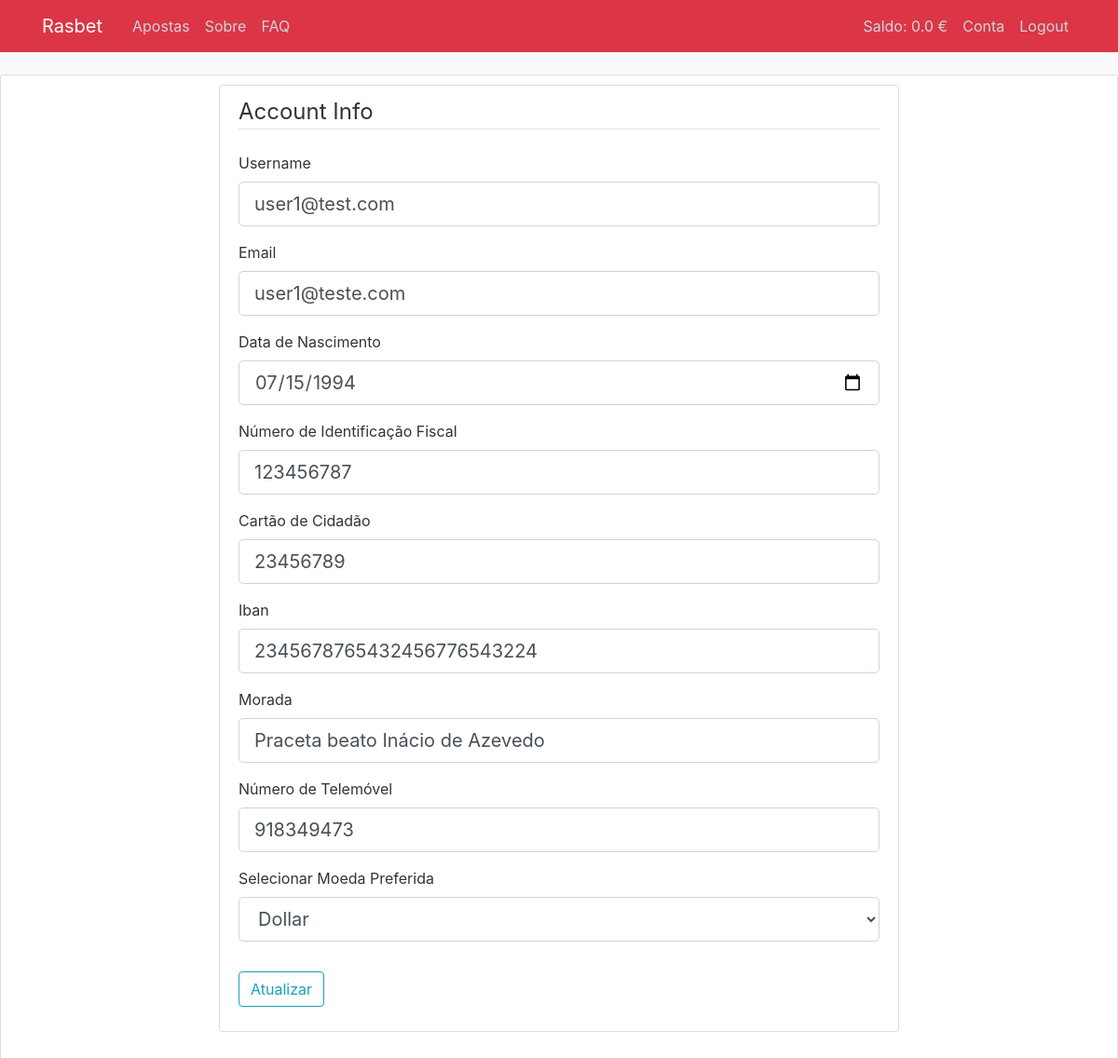
Page /account/update (signed in) on the committed database.
### rasbet/models.py (models this page shows, shortened)
class User(db.Model, UserMixin):
    id = db.Column(db.Integer, primary_key=True, autoincrement=True)
    username = db.Column(db.String(20), unique=True, nullable=False)
    name = db.Column(db.String(50), nullable=False)
    email = db.Column(db.String(120), unique=True, nullable=False)
    password = db.Column(db.String(60), nullable=False)
    birth_date = db.Column(db.DateTime, nullable = False)
    nif = db.Column(db.String(9), unique = True, nullable = False)
    cc = db.Column(db.String(8), unique = True, nullable = False)
    iban = db.Column(db.String(25), nullable = False)
    address = db.Column(db.String(100), nullable = False)
    phone = db.Column(db.String(15), unique=True, nullable = False)
    role = db.Column(db.String(20), unique = False)
    currency_fav = db.Column(db.Integer, db.ForeignKey('currency.id'), nullable=False)
    wallet = db.relationship("Wallet")
    bets = db.relationship("Bet")

### rasbet/routes.py (the view)
@app.route("/account/update", methods=['GET', 'POST'])
@login_required
def update():
    balance = None
    symbol = None
    if current_user.is_authenticated:
        balance = round(Wallet.query.filter_by(user_id=current_user.id,currency_id=current_user.currency_fav).first().balance, 2)
        symbol = Currency.query.filter_by(id=current_user.currency_fav).first().symbol
    form = UpdateAccountForm()
    if form.validate_on_submit():
        current_user.username = form.username.data
        current_user.name = form.name.data
        current_user.email = form.email.data
        current_user.birth_date = form.birth_date.data
        current_user.nif = form.nif.data
        current_user.cc = form.cc.data
        current_user.iban = form.iban.data
        current_user.address = form.address.data
        current_user.phone = form.phone.data
        current_user.currency_fav = form.currency_fav.data
        db.session.commit()
        flash('Your account has been updated!', 'success')
        return redirect(url_for('account'))
    elif request.method == 'GET':
        form.username.data = current_user.username
        form.name.data = current_user.name
        form.email.data = current_user.email
        form.birth_date.data = current_user.birth_date
        form.nif.data = current_user.nif
        form.cc.data = current_user.cc
        form.iban.data = current_user.iban
        form.address.data = current_user.address
        form.currency_fav.data = current_user.currency_fav
        form.phone.data = current_user.phone
    return render_template('update.html', title='Update', form=form, balance=balance, symbol=symbol)

### rasbet/forms.py (shortened to what this page needs)
class UpdateAccountForm(FlaskForm):
    username = StringField('Username', validators=[DataRequired(), Length(min=2, max=20)])
    name = StringField('Nome Completo', validators=[DataRequired()])
    email = StringField('Email', validators=[DataRequired(), Email()])
    birth_date = DateField('Data de Nascimento', validators=[DataRequired()])
    nif = StringField('Número de Identificação Fiscal', validators=[DataRequired(), Length(min=9, max=9)])
    cc = StringField('Cartão de Cidadão', validators=[DataRequired(), Length(min=8, max=8)])
    iban = StringField('Iban', validators=[DataRequired(), Length(min=25, max=25)])
    address = StringField('Morada', validators=[DataRequired(), Length(max=100)])
    phone = StringField('Número de Telemóvel', validators=[DataRequired()])
    currency_fav = SelectField(u'Selecionar Moeda Preferida', choices=currencyList(), validators=[DataRequired()])
    submit = SubmitField('Atualizar')

### rasbet/models.py (called while the page is built)
@login_manager.user_loader
def load_user(user_id):
    return User.query.get(int(user_id))

### rasbet/templates/update.html (shortened to what this page needs)
{% extends "layout.html" %}
{% block content %}
<div class="col-md-8 mx-auto">
    <div class="content-section">
        <form method="POST" action="">
            <fieldset class="form-group">
                <legend class="border-bottom mb-4">Account Info</legend>
                <div class="form-group">
                    {{ form.username.label(class="form-control-label") }}
                    {% if form.username.errors %}
                        {{ form.username(class="form-control form-control-lg is-invalid") }}
                        <div class="invalid-feedback">
                            {% for error in form.username.errors %}
                             <span>{{ error }}</span>
                            {% endfor %}
                        </div>
                    {% else %}
                        {{ form.username(class="form-control form-control-lg") }}
                    {% endif %}
                </div>
                <div class="form-group">
                    {{ form.email.label(class="form-control-label") }}
                    {% if form.email.errors %}
                        {{ form.email(class="form-control form-control-lg is-invalid") }}
                        <div class="invalid-feedback">
                            {% for error in form.email.errors %}
                             <span>{{ error }}</span>
                             {% endfor %}
                        </div>
                    {% else %}
                        {{ form.email(class="form-control form-control-lg") }}
                    {% endif %}
                </div>
                <div class="form-group">
                    {{ form.birth_date.label(class="form-control-label") }}
                    {% if form.birth_date.errors %}
                        {{ form.birth_date(class="form-control form-control-lg is-invalid") }}
                        <div class="invalid-feedback">
                            {% for error in form.birth_date.errors %}
                             <span>{{ error }}</span>
                            {% endfor %}
                        </div>
                    {% else %}
                        {{ form.birth_date(class="form-control form-control-lg") }}
                    {% endif %}
                </div>
                <div class="form-group">
                    {{ form.nif.label(class="form-control-label") }}
                    {% if form.nif.errors %}
                        {{ form.nif(class="form-control form-control-lg is-invalid") }}
                        <div class="invalid-feedback">
                            {% for error in form.nif.errors %}
                             <span>{{ error }}</span>
                            {% endfor %}
                        </div>
                    {% else %}
                        {{ form.nif(class="form-control form-control-lg") }}
                    {% endif %}
                </div>
                <div class="form-group">
                    {{ form.cc.label(class="form-control-label") }}
                    {% if form.cc.errors %}
                        {{ form.cc(class="form-control form-control-lg is-invalid") }}
                        <div class="invalid-feedback">
                            {% for error in form.cc.errors %}
                             <span>{{ error }}</span>
                            {% endfor %}
                        </div>
                    {% else %}
                        {{ form.cc(class="form-control form-control-lg") }}
                    {% endif %}
                </div>
                <div class="form-group">
                    {{ form.iban.label(class="form-control-label") }}
                    {% if form.iban.errors %}
                        {{ form.iban(class="form-control form-control-lg is-invalid") }}
                        <div class="invalid-feedback">
                            {% for error in form.iban.errors %}
                             <span>{{ error }}</span>
                            {% endfor %}
                        </div>
                    {% else %}
                        {{ form.iban(class="form-control form-control-lg") }}
                    {% endif %}
                </div>
                <div class="form-group">
                    {{ form.address.label(class="form-control-label") }}
                    {% if form.address.errors %}
                        {{ form.address(class="form-control form-control-lg is-invalid") }}
                        <div class="invalid-feedback">
                            {% for error in form.address.errors %}
                             <span>{{ error }}</span>
                            {% endfor %}
                        </div>
                    {% else %}
                        {{ form.address(class="form-control form-control-lg") }}
                    {% endif %}
                </div>
                <div class="form-group">
                    {{ form.phone.label(class="form-control-label") }}
                    {% if form.phone.errors %}
                        {{ form.phone(class="form-control form-control-lg is-invalid") }}
                        <div class="invalid-feedback">
                            {% for error in form.phone.errors %}
                             <span>{{ error }}</span>
                            {% endfor %}
                        </div>
                    {% else %}
                        {{ form.phone(class="form-control form-control-lg") }}
                    {% endif %}
                </div>
                <div class="form-group">
                    {{ form.currency_fav.label(class="form-control-label") }}
                    {% if form.currency_fav.errors %}
                        {{ form.currency_fav(class="form-control form-control-lg is-invalid") }}
                        <div class="invalid-feedback">
                            {% for error in form.currency_fav.errors %}
                             <span>{{ error }}</span>
                            {% endfor %}
                        </div>
                    {% else %}
                        {{ form.currency_fav(class="form-control form-control-lg") }}
                    {% endif %}
                </div>
            </fieldset>
            <div class="form-group">
                {{ form.submit(class="btn btn-outline-info") }}
            </div>
        </form>
    </div>
</div>
{% endblock %}

### rasbet/static/main.css (style rules this page uses)
body { background: #fafafa; color: #333333; margin-top: 5rem; }
.content-section { background: #ffffff; padding: 10px 20px; border: 1px solid #dddddd; border-radius: 3px; margin-bottom: 20px; }

### rows in the picture
User: username "user1@test.com", email "user1@teste.com", birth_date "07/15/1994", nif "123456787", cc "23456789", iban "2345678765432456776543224", address "Praceta beato Inácio de Azevedo", phone "918349473", currency_fav "Dollar"

### other values in the picture
{{ balance }} "0.0"
{{ symbol }} "€"
